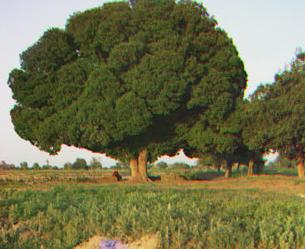
%> input picture treeRGB.jpg, 305 x 249 px
$ octave enhanceTree.m   (GNU Octave 9; MATLAB toolbox functions it lacks are replaced by stand-ins)
%> lines starting %> are read from the running program, lines starting %| are printed output that depends on the picture
%> further down, img is the input picture: size 249x305x3 uint8; mean R, G, B 115.5, 114.1, 77.7
### color_histeq.m
function im_out = color_histeq(im, pct)
%> called with pct = 0.5
%color_histeq performs histogram equalization on a color image.
%   Histogram equalization of a colored image achieved by
% performing the equalization on the V (value) channel of the
% HSV color space.  Returns an RGB image.

if 0 < pct > 1
    error('color_histeq percentage weight must be between 0 and 1.')
end

% convert to HSV
imHSV = rgb2hsv(im);
%> imHSV: size 249x305x3 double; mean H, S, V 0.222, 0.434, 0.472

% apply histogram equalization to the V component
hsv_component = pct .* histeq(imHSV(:, :, 3));
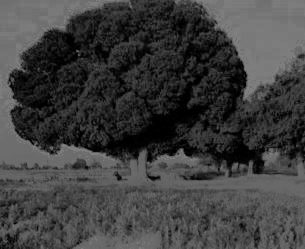
%> hsv_component: size 249x305 double; min 0, max 0.5, mean 0.248
reg_component = (1-pct) .* imHSV(:,:,3);
imHSV(:,:,3) = (hsv_component + reg_component);
%> imHSV: size 249x305x3 double; mean H, S, V 0.222, 0.434, 0.484

% convert the image back to RGB
im_out = hsv2rgb(imHSV);
end

### sat_adjust.m
function im_out = sat_adjust(im, pct)
%> called with pct = 0.37
%sat_adjust increases the saturation of an image by pct.
%   sat_adjust uses the HSV color space to increase the
% saturation of an image by pct.  For example, if the function
% was called as: sat_adjust(img,.25), then the returned image's
% saturation would be 25% closer to total saturation. (note:
% saturation levels exceeding 1 are clipped to 1). Returns
% an RGB image.

if 0 > pct > 1
    error('color_histeq percentage weight must be between 0 and 1.')
end

% convert to HSV
imHSV = rgb2hsv(im);
%> imHSV: size 249x305x3 double; mean H, S, V 0.222, 0.434, 0.484

% apply histogram equalization to the V component
imHSV(:,:,2) = (1+pct) .* imHSV(:, :, 2);
%> imHSV: size 249x305x3 double; mean H, S, V 0.222, 0.594, 0.484

imHSV(imHSV > 1) = 1;  % Limit values
%> imHSV: size 249x305x3 double; mean H, S, V 0.222, 0.592, 0.484

% convert the image back to RGB
im_out = hsv2rgb(imHSV);
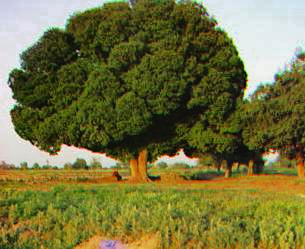
%> im_out: size 249x305x3 double; mean R, G, B 0.458, 0.449, 0.247
end

### enhanceTree.m
%this script enhances tree.jpg
close all;

img= imread('treeRGB.jpg');

%perform histogram equalization and scale back to 40%
img=color_histeq(img,.5);

%increase saturation by 37%
img=sat_adjust(img,.37);

% sharpen fairly intensely to add texture to the leaves
l = fspecial('log',40, .76);
img = img - imfilter(img, l,'replicate');
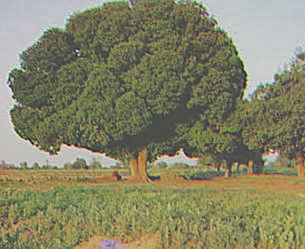
%> img: size 249x305x3 double; mean R, G, B 0.458, 0.449, 0.247; mean of the top-left, top-right, bottom-left and bottom-right quarters 0.354, 0.432, 0.399, 0.353; drawn with min black and max white

% save it
imwrite(img, 'treeRGBenhanced.jpg');
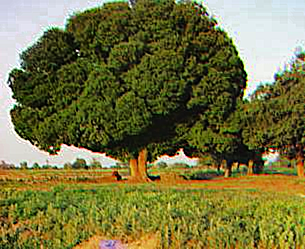
%> saved as treeRGBenhanced.jpg: size 249x305x3 uint8; mean R, G, B 116.9, 114.4, 64

$ run again, with riverRGB.jpg copied over treeRGB.jpg
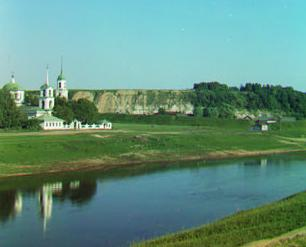
%> input picture riverRGB.jpg, 306 x 247 px
%> img is the input picture: size 247x306x3 uint8; mean R, G, B 98.1, 143.2, 127.1
%> `img = img - imfilter(img, l,'replicate');`:
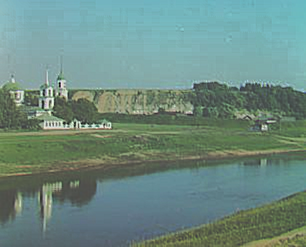
%> img: size 247x306x3 double; mean R, G, B 0.289, 0.516, 0.45; drawn with min black and max white
%> `imwrite(img, 'treeRGBenhanced.jpg');`:
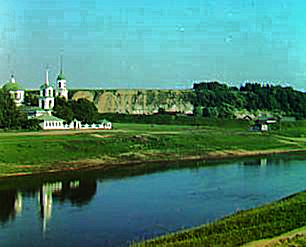
%> saved as treeRGBenhanced.jpg: size 247x306x3 uint8; mean R, G, B 73.9, 131.5, 114.8
